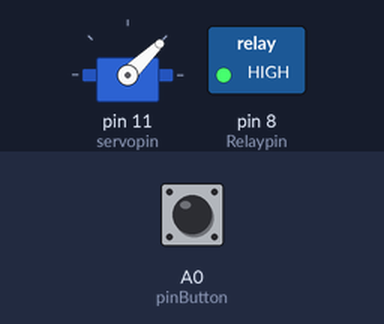
Recording of a sketch running on a simulated Arduino Uno, built with avr-gcc and run on an emulated ATmega328P. On the bench: servo, switched loads named in the sketch (green lamp = pin HIGH). The inputs (shaded band) are chosen by the test bench; at power-on: A0 (pinButton) LOW.

Above: at 1.2 s.
1.3 s: A0 (pinButton) pulled HIGH for 0.15 s
At 1.7 s:
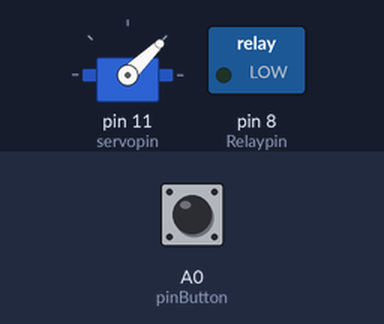
At 8.6 s:
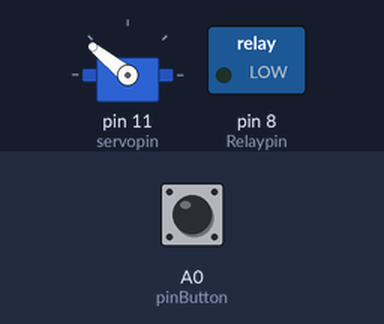
Timing chart, 0 to 13.4 s (numbered marks = the images above; inputs shaded):
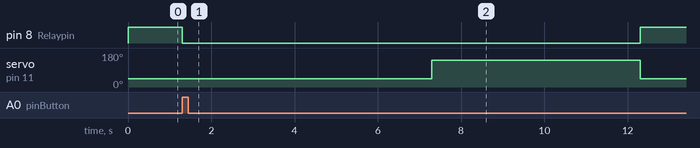

The sketch:

houseburnerdowner.ino
```cpp
//Houseburnerdowner code

#include <Servo.h>

Servo myservo;  // create servo object to control a servo

int Relaypin = 8; // Define input pin for relay
int servopin = 11;
int pinButton = A0;

int servohomepos = 1000; //in microseconds
int servopresspos = 2000; //in microseconds

int heaterstartuptime = 6000; //in microseconds
int heatercooldowntime = 1000; //in microseconds
int presstime = 5000;

class MakePackage{


  public:
    void do_something(){
      digitalWrite(Relaypin, LOW); //give the wire power
      delay(heaterstartuptime); // heaterwire heatup time

      myservo.writeMicroseconds(servopresspos); //set servo to press position (ms = height)
      delay(presstime); //this determimes how long press is pressing (time)

      myservo.writeMicroseconds(servohomepos); //return servo to resting positiion
      digitalWrite(Relaypin, HIGH); //turn off wire

  }
};

MakePackage packg = MakePackage();

void setup()
{

  myservo.attach(servopin);  // attaches the servo on pin 9 to the servo object
  pinMode(Relaypin, OUTPUT); // realy pin
  digitalWrite(Relaypin, HIGH); //give the wire power
  myservo.writeMicroseconds(servohomepos);

}


void loop()
{
  if (int stateButton = digitalRead(pinButton)){

    packg.do_something();

  }
} 
```

Measured:
- after the input at 1.3 s, pin 8 (Relaypin): HIGH → LOW at once, → HIGH 11.0 s later; servo on pin 11 (servopin): 44° → 141° after 6.0 s, → 44° 5.0 s later
